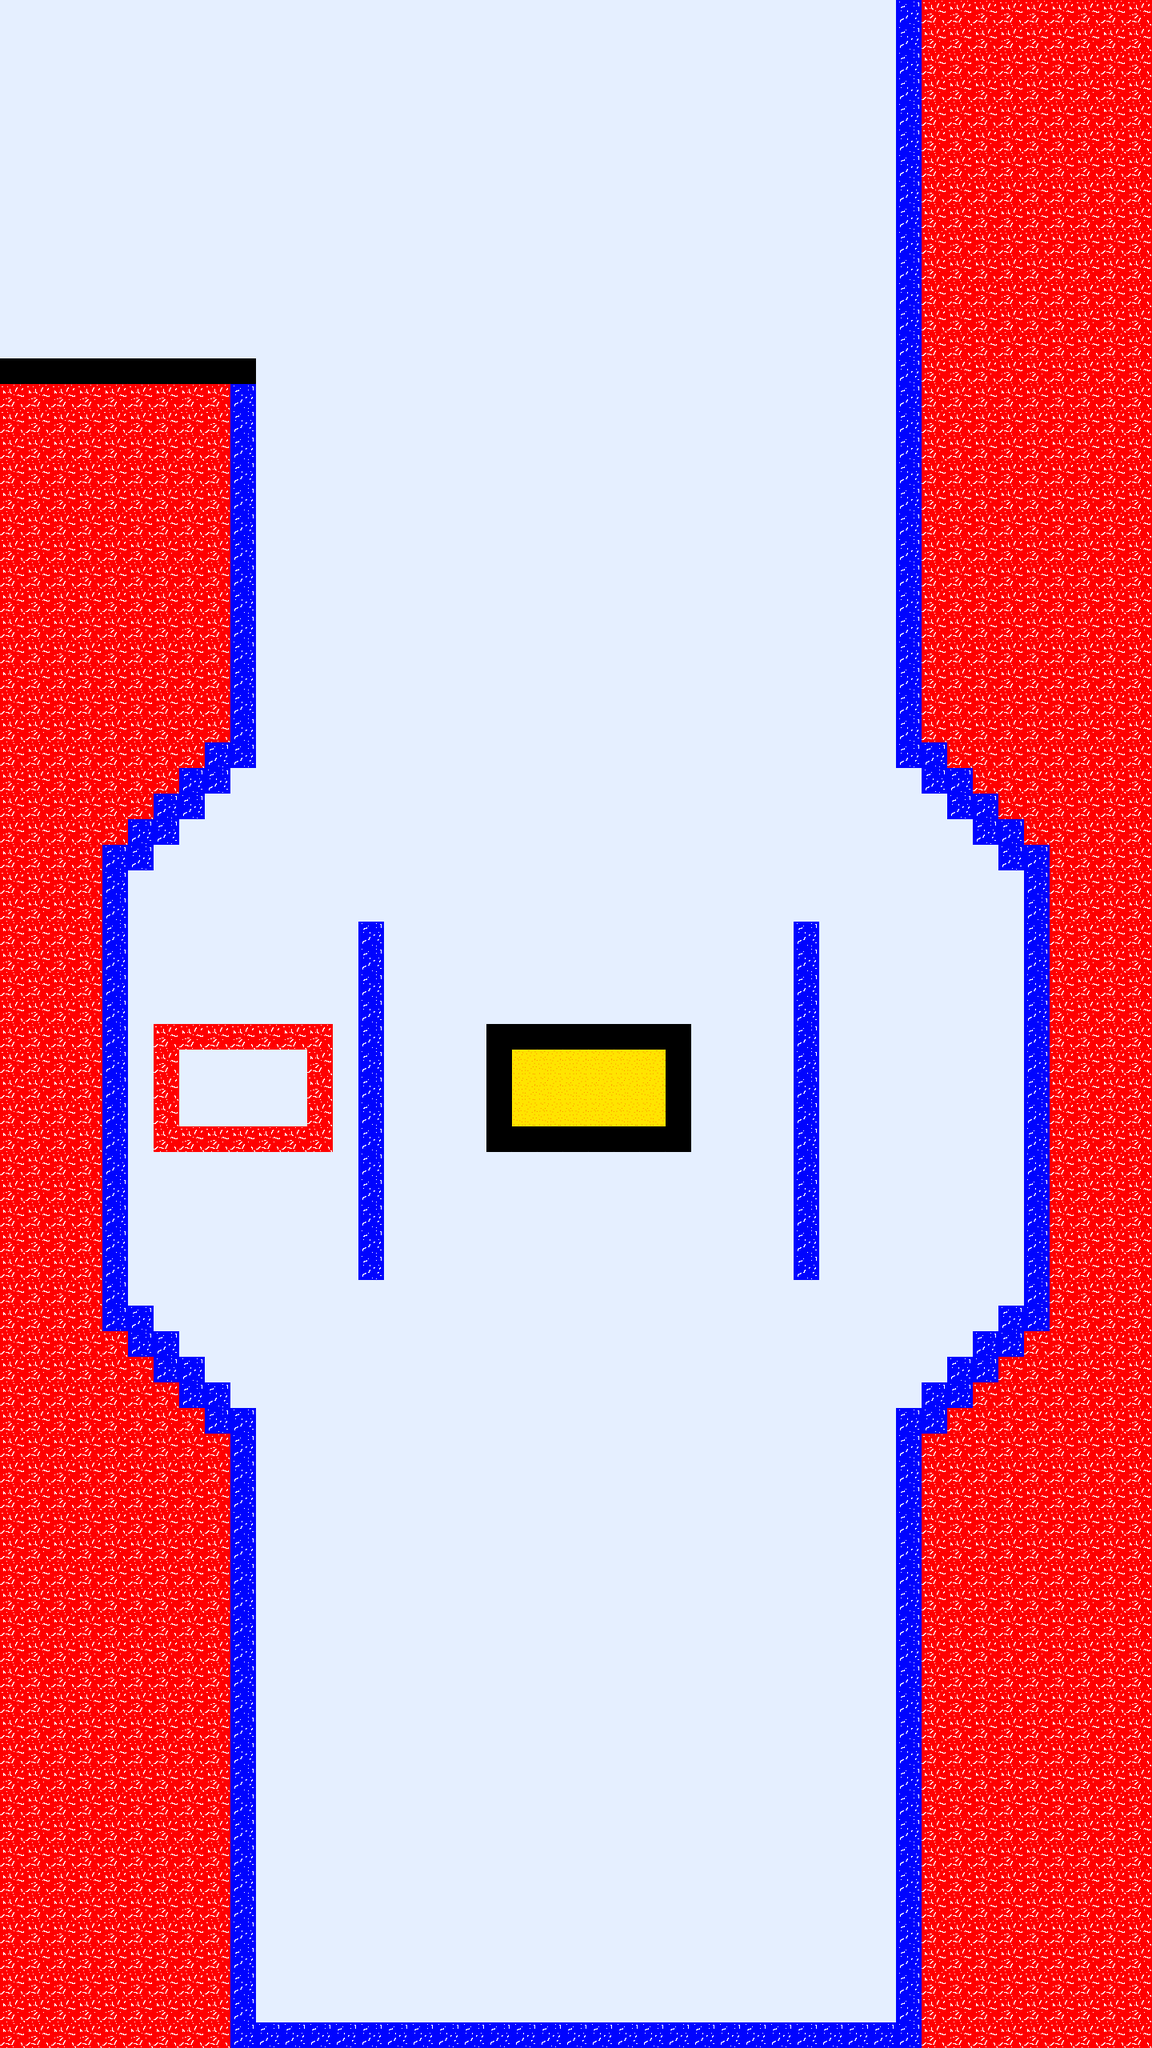

A level layout from a 2D game, rendered from its tile map. Below: a short description, then the map file with tile-grid data replaced by summaries:
An orthogonal 45x80 tile map with 32x32 px tiles, 4 tile layers (background, tunells, coins, deadly_things) and 47 objects.

<map version="1.5" tiledversion="1.7.1" orientation="orthogonal" renderorder="left-up" width="45" height="80" tilewidth="32" tileheight="32" infinite="0" nextlayerid="8" nextobjectid="54">
 <tileset firstgid="1" source="map_sprite.tsx" />
 <layer id="1" name="background" width="45" height="80">
  <data>[3600 cells, 3600 non-empty, 4 distinct tile ids]</data>
 </layer>
 <layer id="2" name="tunells" width="45" height="80">
  <data>[3600 cells, 3130 non-empty, 4 distinct tile ids]</data>
 </layer>
 <layer id="6" name="coins" width="45" height="80">
  <data>[3600 cells, 40 non-empty, 2 distinct tile ids]</data>
 </layer>
 <layer id="7" name="deadly_things" width="45" height="80">
  <data>[3600 cells, 35 non-empty, 2 distinct tile ids]</data>
 </layer>
 <objectgroup id="3" name="walls">
  <object id="2" x="0" y="448" width="320" height="32" />
  <object id="4" x="288" y="448" width="32" height="512" />
  <object id="5" x="256" y="928" width="64" height="32" />
  <object id="6" x="256" y="928" width="32" height="64" />
  <object id="7" x="224" y="960" width="64" height="32" />
  <object id="8" x="224" y="960" width="32" height="64" />
  <object id="9" x="192" y="992" width="64" height="32" />
  <object id="10" x="192" y="992" width="32" height="64" />
  <object id="11" x="160" y="1024" width="64" height="32" />
  <object id="12" x="160" y="1024" width="32" height="64" />
  <object id="13" x="128" y="1056" width="64" height="32" />
  <object id="14" x="128" y="1056" width="32" height="608" />
  <object id="15" x="128" y="1632" width="64" height="32" />
  <object id="16" x="160" y="1632" width="32" height="64" />
  <object id="17" x="160" y="1664" width="64" height="32" />
  <object id="18" x="192" y="1664" width="32" height="64" />
  <object id="19" x="192" y="1696" width="64" height="32" />
  <object id="20" x="224" y="1696" width="32" height="64" />
  <object id="21" x="224" y="1728" width="64" height="32" />
  <object id="22" x="256" y="1728" width="32" height="64" />
  <object id="23" x="256" y="1760" width="64" height="32" />
  <object id="25" x="288" y="1760" width="32" height="800" />
  <object id="26" x="288" y="2528" width="864" height="32" />
  <object id="27" x="1120" y="1760" width="32" height="800" />
  <object id="28" x="1120" y="1760" width="64" height="32" />
  <object id="29" x="1152" y="1728" width="32" height="64" />
  <object id="30" x="1152" y="1728" width="64" height="32" />
  <object id="31" x="1184" y="1696" width="32" height="64" />
  <object id="32" x="1184" y="1696" width="64" height="32" />
  <object id="33" x="1216" y="1664" width="32" height="64" />
  <object id="34" x="1216" y="1664" width="64" height="32" />
  <object id="35" x="1248" y="1632" width="32" height="64" />
  <object id="37" x="1248" y="1632" width="64" height="32" />
  <object id="38" x="1280" y="1056" width="32" height="608" />
  <object id="39" x="1248" y="1056" width="64" height="32" />
  <object id="40" x="1248" y="1024" width="32" height="64" />
  <object id="41" x="1216" y="992" width="32" height="64" />
  <object id="42" x="1216" y="1024" width="64" height="32" />
  <object id="43" x="1184" y="960" width="32" height="64" />
  <object id="44" x="1152" y="960" width="64" height="32" />
  <object id="45" x="1152" y="928" width="32" height="64" />
  <object id="46" x="1120" y="928" width="64" height="32" />
  <object id="48" x="1120" y="0" width="32" height="960" />
  <object id="49" x="992" y="1152" width="32" height="448" />
  <object id="50" x="448" y="1152" width="32" height="448" />
 </objectgroup>
 <objectgroup id="4" name="coins">
  <object id="51" x="608" y="1280" width="256" height="160" />
 </objectgroup>
 <objectgroup id="5" name="deadly_things">
  <object id="52" x="192" y="1280" width="224" height="160" />
 </objectgroup>
</map>
